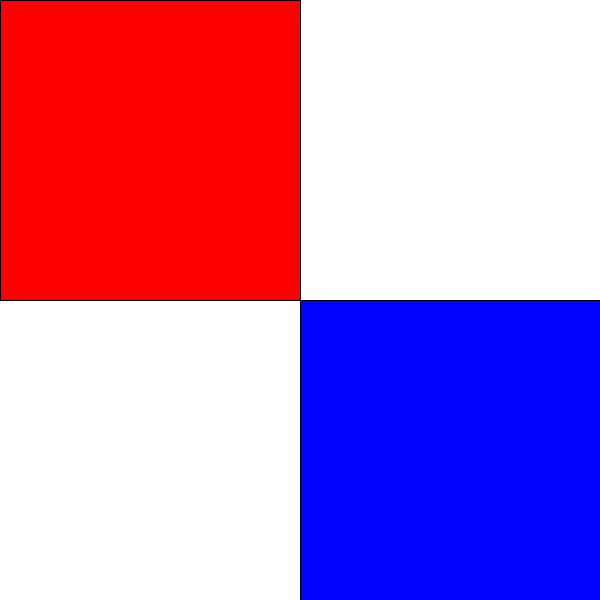
Frame 1 (no input)
Frame 60 (the mouse pressed at the canvas centre just before this capture): identical to frame 1, image omitted
Frame 120 (the mouse held since frame 60 and released just before this capture): identical to frame 1, image omitted

The Processing sketch that drew this single still picture (run headless with seeded random() and noise(); from frame 60 on, the mouse is pressed at the canvas centre):

// Processing sketch: Quiz_1_ques_1
// ── Quiz_1_ques_1.pde
void setup(){
  size(600,600);
  background(255);
}


void draw(){
  fill(0,0,255);
  rect(width/2,height/2,width/2,height/2);
  
  fill(255,0,0);
  rect(0,0,width/2,height/2);
  
  
  
}
